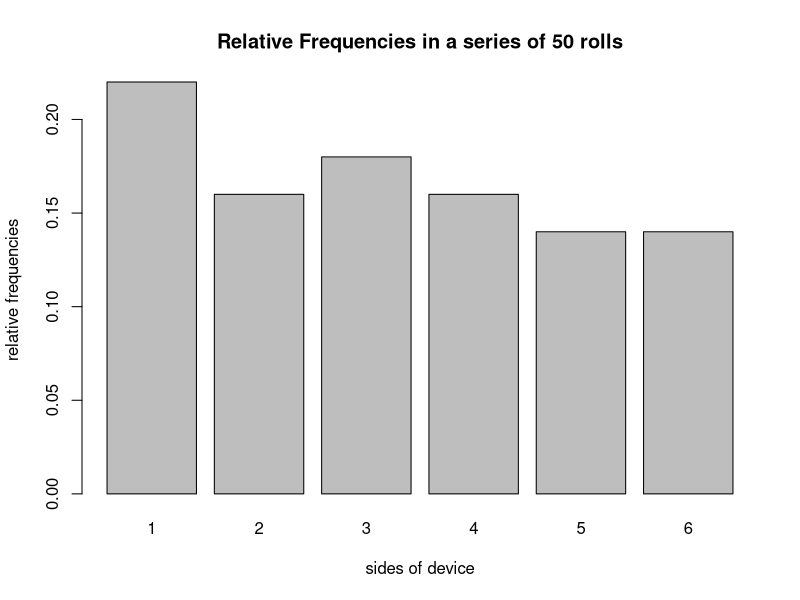

Recreate this plot in R.
## ---- chunk 1
knitr::opts_chunk$set(echo = TRUE)
## ---- chunk 2
#' @title Device
#' @description creates a coin with sides and probability, coin is fair by default
#' @param sides vector of k ≥ 2 elements, by default numbers 1 and 2
#' @param prob vector of probabilities for each side (all equal to 1/2 by default).
#' @return device object
device = function(sides = c(1,2), prob = c(0.5, 0.5)) {
  check_sides(sides)
  check_prob(prob)
  if(length(sides) != length(prob)) {
    stop("'sides' and 'prob' have different lengths")
  }
  dev <- list(sides = sides, prob = prob)
  class(dev) <- "device" #create object classs device, with attributes sides and prob
  return(dev)
}

# print method for objects of class 'device'

#' @title Print Device
#' @description prints the device object
#' @param x a device object
#' @return prints the data frame of the device object with its sides and probabilities
print.device <- function(x) {
  cat('object "device"\n\n')
  side_prob <- data.frame(side = x$sides, prob = x$prob)
  print(side_prob)
}
## ---- chunk 3
#' @title Is Device
#' @description checks if the object is of class device
#' @param x an object
#' @return TRUE if object x is of class 'device', FALSE otherwise
is.device = function(x) {
  if(class(x) == 'device') {
    return(TRUE)
  } else {
    return(FALSE)
  }
}
## ---- chunk 4
#' @title Check Sides
#' @description checks the validity of argument sides in device function
#' @param sides vector of k ≥ 2 elements
#' @return TRUE if sides is a vector with more than 1 element, not containing duplicates. Throws error otherwise. 
check_sides = function(sides) {
  if(length(sides) < 2) {
    stop("'sides' must be a vector of length greater than 1")
  } else if(TRUE %in% duplicated(sides)) {
    stop("'sides' cannot have duplicated elements")
  } else {
    return(TRUE)
  }
}
## ---- chunk 5
#' @title Check Prob
#' @description checks the validity of argument prob in device function
#' @param prob vector of probabilities for each side 
#' @return TRUE if vector is a numeric vector with more than 1 element, 0<x<1, and elements add to 1. Throws error otherwise. 
check_prob = function(prob) {
  if(is.numeric(prob) == FALSE) {
    stop("'prob' is not a numeric vector")
  } else if(length(prob) < 2) {
    stop("'prob' must be a vector of length greater than 1")
  } else if(sum(prob) != 1) {
    stop("elements in 'prob' must add up to 1")
  } else if(any(prob < 0) | any(prob > 1)) {
    stop("elements in 'prob' exceed 1 or are less than 0")
  } else {
    return(TRUE)
  }
}
## ---- chunk 6
#' @title Rolls
#' @description creates and rolls the device for a number of times
#' @param device object of class device (a vector)
#' @param times number of tosses (default value of 1)
#' @return an object of class "rolls"
roll = function(device, times = 1L) {
  if(is.device(device) == FALSE) {
    stop("device is not of class 'device'")
  }
  check_times(times)
  rolls = sample(device$sides, size = times, replace = TRUE, prob = device$prob)
  rollo = list(rolls = rolls, sides = device$sides, prob = device$prob, total = times)
  class(rollo) <- "rolls" #create object classs rolls
  return(rollo)
}

# print method for objects of class 'device'

#' @title Print Rolls
#' @description prints the 'rolls' object
#' @param x a 'roll' object
#' @return the name of the object, as well as the generated rolls
print.rolls <- function(x) {
  cat('object "rolls"\n\n')
  print(x$rolls)
}
## ---- chunk 7
#' @title Check Times
#' @description checks the validity of argument times in device function
#' @param times integer
#' @return TRUE if times is positive integer greater than or equal to 1, ERROR otherwise
check_times = function(times) {
  if(is.numeric(times) == FALSE) {
    stop("'times' is not integer")
  } else if(times < 1) {
    stop("'times' is not a positive integer")
  } else {
    return(TRUE)
  }
}
## ---- chunk 8
#' @title Summary Rolls
#' @description takes a 'roll' object and makes a summary of all the data associated with it
#' @param x a 'roll' object
#' @return a dataframe with sides (of rolled 'device'), 
#'        counts (frequency of the number of the roll), and prop (the relative frequencies of each side of the rolled 'device')
summary.rolls <- function(x) {
  count_table = as.data.frame(table(as.factor(x$rolls)))
  prop_table = as.data.frame(prop.table(table(x$rolls)))
  freqs = data.frame(
    side = x$sides,
    count = count_table$Freq,
    prop = prop_table$Freq
  )
  obj <- list(freqs = freqs)
  class(obj) <- "summary.rolls"
  return(obj)
}

#' @title Print Summary Rolls
#' @description prints the summary.rolls object's frequency dataframe
#' @param x a 'summary.roll' object
#' @return the name of the object, as well as the dataframe of side, count, and prop associated with it
print.summary.rolls = function(x) {
  cat('summary "rolls"\n\n')
  print(x$freqs)
}
## ---- chunk 9
#' @title Plot Rolls
#' @description graphs a barchart of the proportions of the sides of devices
#' @param x a 'rolls' object
#' @return the barchart of the proportions
plot.rolls = function(x) {
  x_sum = summary.rolls(x)
  side = x_sum$freq$side
  freqs = x_sum$freqs$prop
  barplot(freqs,
       xlab = "sides of device", bty = "n",
       ylab = sprintf("relative frequencies"), 
       names.arg = 1:length(side))
  title(sprintf("Relative Frequencies in a series of %s rolls", x$total))
}
## ---- chunk 10
# plot method
# roll fair die 50 times
fair_die <- device(sides = 1:6, prob = rep(1/6, 6))
# roll 50 times
set.seed(123)
fair_50rolls <- roll(fair_die, times = 50)
plot(fair_50rolls)
## ---- chunk 11
#' @title Roll Extraction Method
#' @description extracts the index of the roll
#' @param x the 'roll' object
#' @param i the index
#' @return the index of the roll
"[.rolls" <- function(x, i) {
  if (i > x$total) {
    stop("the given index out of bounds")
  }
  x$rolls[i]
}
## ---- chunk 12
#' @title Roll Replacement Method
#' @description replaces the value at index 
#' @param x the 'roll' object 
#' @param i the index 
#' @param value the value to replace the index 
#' @return the new value at the index
"[<-.rolls"  = function(x, i, value) {
  if (i > x$total) {
    stop("the given index out of bounds")
  }
  #x$rolls[i] = value
  x$rolls = replace(x$rolls, list = i, values = value)
  return(x)
}
## ---- chunk 13
#' @title Roll Addition Method
#' @description adds more rolls
#' @param x the 'roll' object 
#' @param i the number of rolls to be added
#' @return adds i number of rolls to the roll object x
"+.rolls" <- function(x, i) {
  if(i <= 0 | length(i) != 1) {s
    stop("added number of rolls must be a postive integer")
  }
  more_rolls = roll(device(x$side, x$prob), times = i)
  x$rolls = c(x$rolls, more_rolls$rolls)
  return(x)
}
